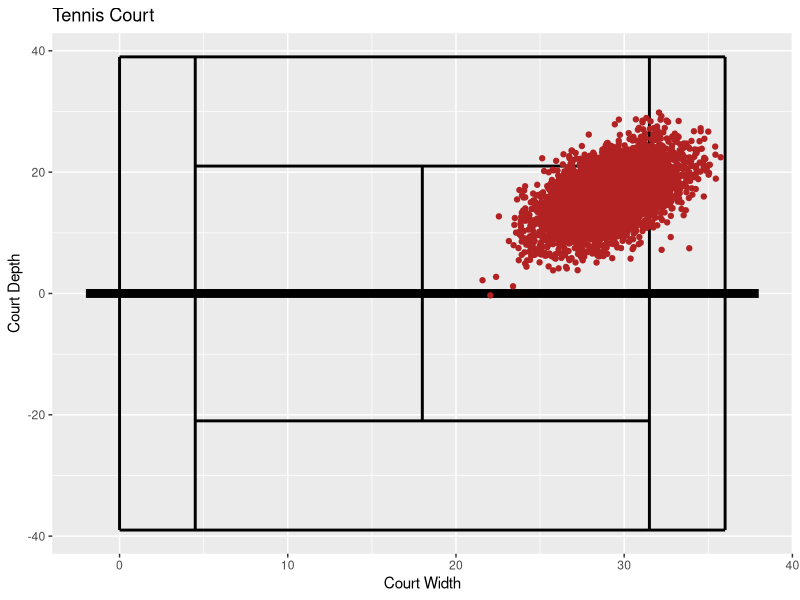
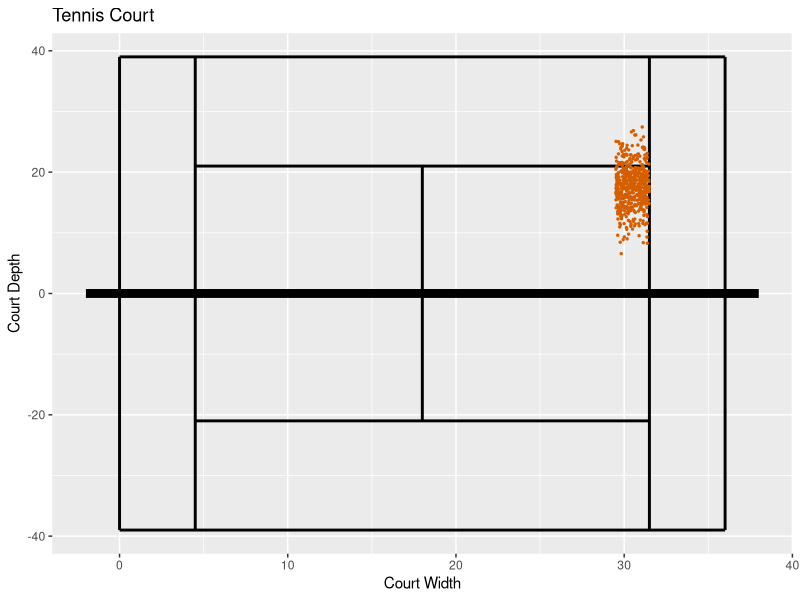

The R script that drew these images, in order:
## ---- chunk 1
knitr::opts_chunk$set(echo = TRUE)
library(ggplot2)
library(mvtnorm)

#Creates a data.frame object, the easy structure to use for ggploting
tennisCourt = data.frame(x1 = c(0,4.5,18,31.5,36,0,4.5,4.5,0,-2),
                         x2 = c(0,4.5,18,31.5,36,36,31.5,31.5,36,38),
                         y1 = c(-39,-39,-21,-39,-39,39,21,-21,-39,0), 
                         y2 = c(39,39,21,39,39,39,21,-21,-39,0),
                         width = c(rep(1,9),3))

ggTennis = ggplot(tennisCourt) + 
  geom_segment(aes(x = x1,y = y1,xend = x2,yend = y2),size = tennisCourt$width) + 
  labs(x = "Court Width",y = 'Court Depth',
       title = 'Tennis Court')


## ---- chunk 2
mu_vect = c(29, 16)
sigma = matrix(c(4,4,4,16), nrow = 2, ncol = 2, byrow = TRUE)
ball_data = data.frame(rmvnorm(5000, mu_vect, sigma))

ggTennis_with_ball_hits = ggTennis + 
  geom_point(data = ball_data,aes(x = X1, y = X2),color = 'firebrick')

ggTennis_with_ball_hits
## ---- chunk 3
pmvnorm(lower = c(18,0), upper = c(31.5,21), mean = mu_vect, sigma = sigma)
## ---- chunk 4
x1_marginal = pnorm(31.5, 29, sqrt(4)) - pnorm(18, 29, sqrt(4))
x1_marginal
## ---- chunk 5
x2_marginal = pnorm(21, 16, sqrt(16)) - pnorm(0, 16, sqrt(16))
x2_marginal
## ---- chunk 6
x1_marginal * x2_marginal
## ---- chunk 7
x1 = 30.5

mu_condit = mu_vect[2] + sigma[1,2]%*%solve(sigma[1,1])*(x1 - mu_vect[1])

sigma_condit = sigma[2,2] - sigma[1,2]%*%solve(sigma[1,1])%*%sigma[2,1]
## ---- chunk 8
condit_prob_legal = pnorm(21, mean = mu_condit, sd = sqrt(sigma_condit)) - pnorm(0, mean = mu_condit, sd = sqrt(sigma_condit))

condit_prob_legal
## ---- chunk 9
new_data = data.frame(rnorm(500, mean = mu_condit, sd = sqrt(sigma_condit)))

colnames(new_data) = 'X2'

new_ggTennis = ggTennis + 
  geom_point(data = new_data,aes(x = 30.5, y = X2),
             color = '#D55E00',
             position = position_jitter(
               width = 1,  # amount of jitter in horizontal direction
               height = 0     # amount of jitter in vertical direction (0 = none)
               ),
             size = 0.5
    )

new_ggTennis
